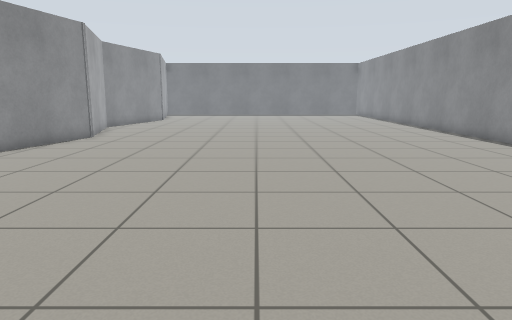
view 1 (above)

14 first-person views from a walk through a Gazebo world. The camera is 0.94 m above the floor, tilts 10° down and sees 70° across. The floor is counted in squares, 0.5 m on a side. Each view is taken from the middle of a square. On the plan, view 1 faces up. The plan holds only what a view shows up to about 18 squares ahead; the rest is blank. Robots are left out.

view 2
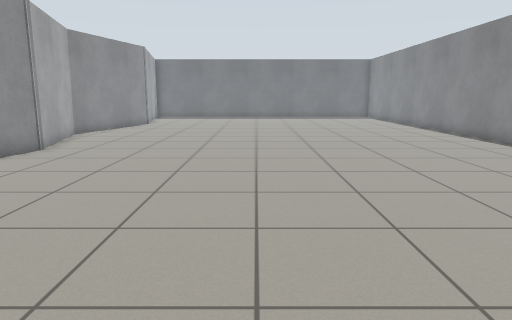

view 3
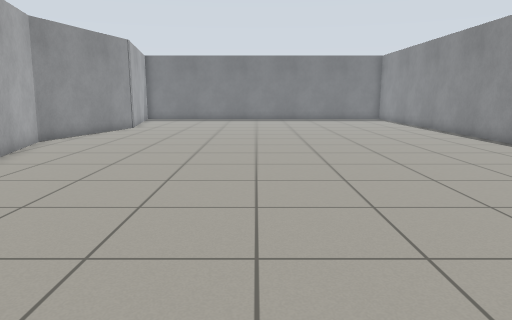

view 4
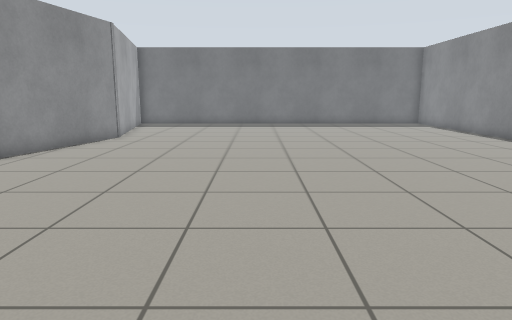

view 5
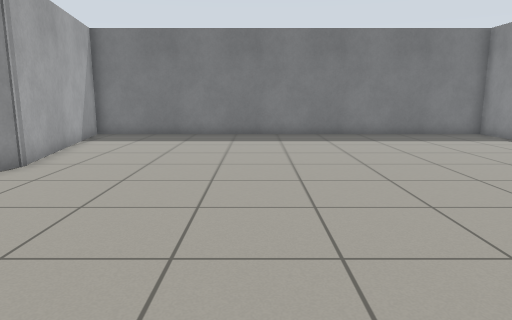

view 6
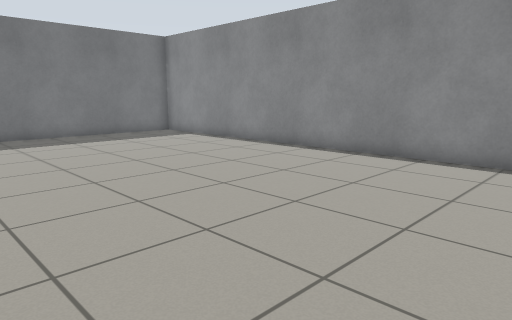

view 7
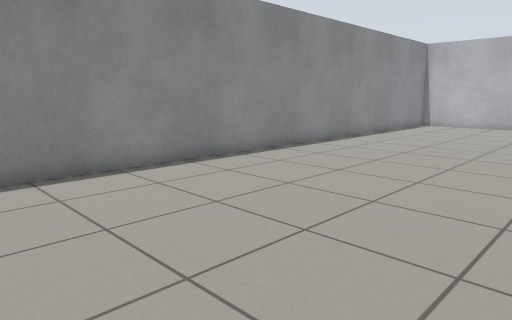

view 8
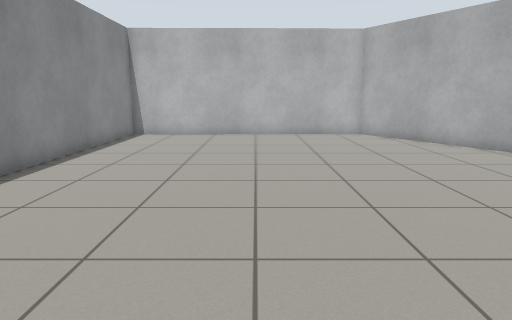

view 9
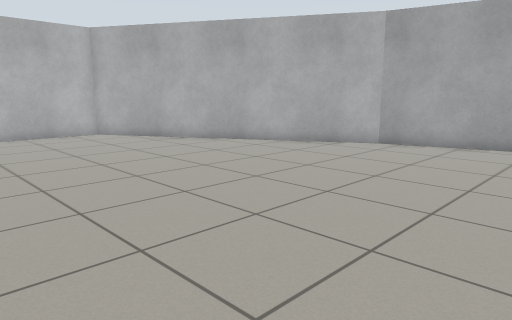

view 10
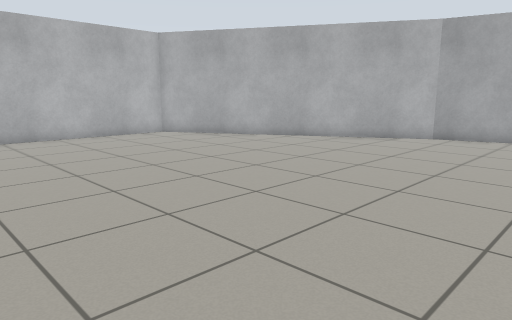

view 11
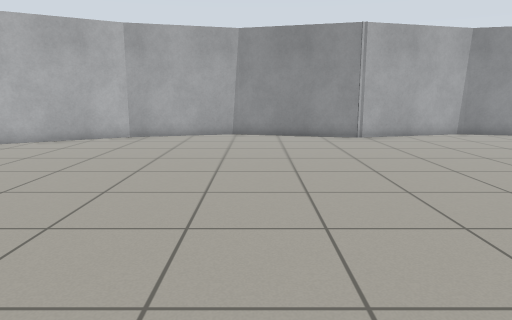

view 12
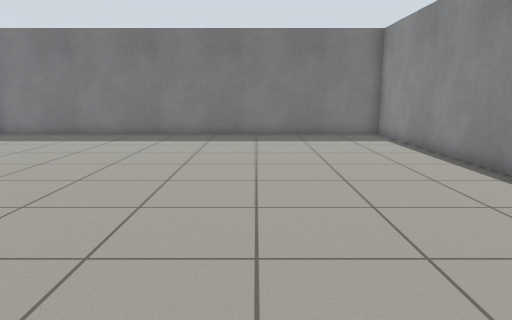

view 13
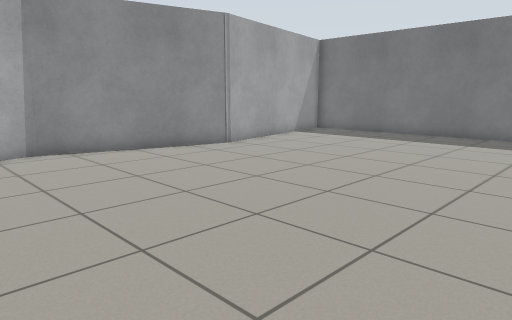

view 14
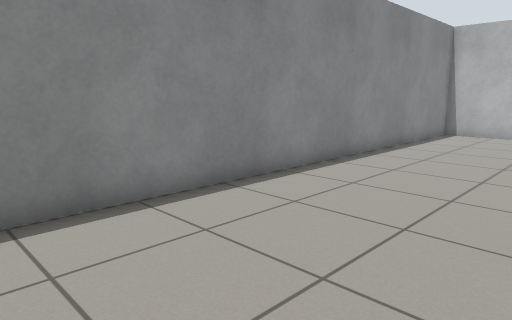

### Floor plan
Points are (right, up) in squares from view 1. A wall is a line through its corners. A room is listed if a view was taken in it or the views show most of it. See-through windows are left out.
Room 1 (views 1, 2, 3, 4, 5, 6, 7, 8, 9, 10, 11, 12, 13, 14)
walls: (-7.7, 6.3) (-1.1, -5.1) (10, -4.9) (10, 37) (-8.8, 37) (-7.2, 28.7) (-9, 22.2) (-7.5, 16.7) (-9, 11.2) (-7.6, 6.1)

Where each view was taken, in squares from view 1:
view 1: 0 up, 0 right, facing up
view 2: 4 up, 0 right, facing up
view 3: 7 up, 0 right, facing up
view 4: 12 up, 1 left, facing up
view 5: 19 up, 1 left, facing up
view 6: 19 up, 1 left, facing up-right
view 7: 19 up, 1 right, facing down-right
view 8: 13 up, 4 right, facing down
view 9: 13 up, 6 right, facing down-left
view 10: 12 up, 9 right, facing down-left
view 11: 12 up, 9 right, facing left
view 12: 19 up, 4 right, facing up
view 13: 19 up, 4 right, facing up-left
view 14: 14 up, 4 right, facing down-right
